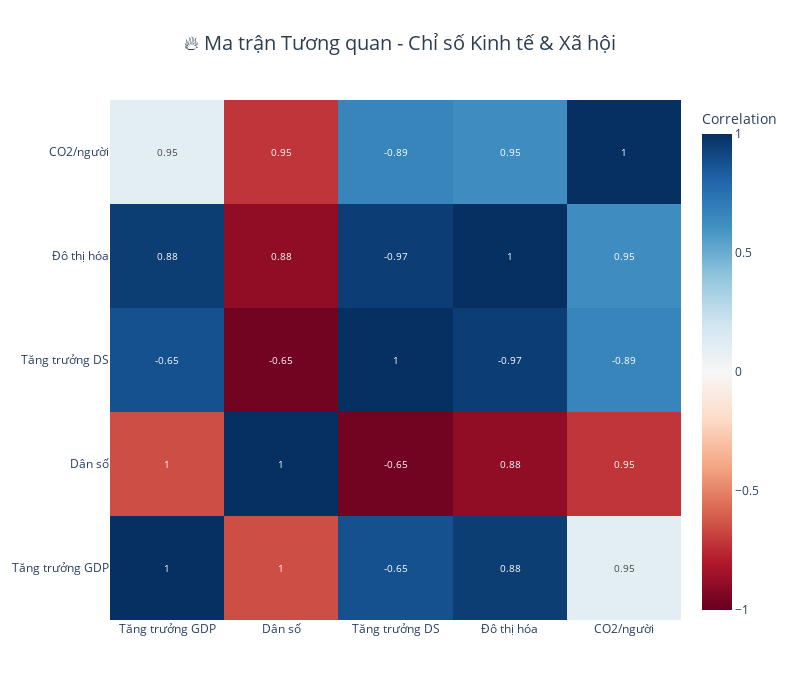

Notebook source saved alongside this figure:
### Markdown cell above
---

## 🔥 E. HEATMAP - Correlation Matrix

### 🌡️ E1. Correlation Heatmap - Key Economic & Social Indicators

### Code cell
# Create correlation matrix from multiple datasets
correlation_df = pd.DataFrame({'Year': range(1960, 2025)})

def find_col(df, keywords):
    """Find column by keywords"""
    for kw in keywords:
        for col in df.columns:
            if kw.lower() in col.lower():
                return col
    return None

# Add indicators from different datasets
if datasets['economic'] is not None:
    gdp_col = find_col(datasets['economic'], ['gdp', 'billion', 'usd'])
    gdp_growth_col = find_col(datasets['economic'], ['gdp', 'growth', 'rate', 'pct'])
    if gdp_col and gdp_growth_col:
        gdp_data = datasets['economic'][['Year', gdp_col, gdp_growth_col]].dropna()
        gdp_data = gdp_data.rename(columns={gdp_col: 'GDP_Billion_USD', gdp_growth_col: 'GDP_Growth_Rate_Pct'})
        correlation_df = correlation_df.merge(gdp_data, on='Year', how='left')

if datasets['population'] is not None:
    total_pop_col = find_col(datasets['population'], ['total', 'population', 'millions'])
    pop_growth_col = find_col(datasets['population'], ['population', 'growth', 'rate', 'pct'])
    if total_pop_col and pop_growth_col:
        pop_data = datasets['population'][['Year', total_pop_col, pop_growth_col]].dropna()
        pop_data = pop_data.rename(columns={total_pop_col: 'Total_Population_Millions', pop_growth_col: 'Population_Growth_Rate_Pct'})
        correlation_df = correlation_df.merge(pop_data, on='Year', how='left')

if datasets['urbanization'] is not None:
    urban_col = find_col(datasets['urbanization'], ['urban', 'population', 'pct', '%'])
    if urban_col:
        urban_data = datasets['urbanization'][['Year', urban_col]].dropna()
        urban_data = urban_data.rename(columns={urban_col: 'Urban_Population_Pct'})
        correlation_df = correlation_df.merge(urban_data, on='Year', how='left')

if datasets['health'] is not None:
    life_exp_col = find_col(datasets['health'], ['life', 'expectancy'])
    hdi_col = find_col(datasets['health'], ['hdi'])
    if life_exp_col and hdi_col:
        health_data = datasets['health'][['Year', life_exp_col, hdi_col]].dropna()
        health_data = health_data.rename(columns={life_exp_col: 'Life_Expectancy_Years'})
        correlation_df = correlation_df.merge(health_data, on='Year', how='left')

if datasets['environment'] is not None:
    co2_col = find_col(datasets['environment'], ['co2', 'emissions', 'tons', 'per', 'capita'])
    if co2_col:
        env_data = datasets['environment'][['Year', co2_col]].dropna()
        env_data = env_data.rename(columns={co2_col: 'CO2_Emissions_Tons_Per_Capita'})
        correlation_df = correlation_df.merge(env_data, on='Year', how='left')

# Drop Year column and calculate correlation
corr_matrix = correlation_df.drop('Year', axis=1).corr()

# Rename columns to Vietnamese
rename_dict = {
    'GDP_Billion_USD': 'GDP',
    'GDP_Growth_Rate_Pct': 'Tăng trưởng GDP',
    'Total_Population_Millions': 'Dân số',
    'Population_Growth_Rate_Pct': 'Tăng trưởng DS',
    'Urban_Population_Pct': 'Đô thị hóa',
    'Life_Expectancy_Years': 'Tuổi thọ',
    'HDI': 'HDI',
    'CO2_Emissions_Tons_Per_Capita': 'CO2/người'
}

corr_matrix = corr_matrix.rename(columns=rename_dict, index=rename_dict)

# Create heatmap
fig = go.Figure(data=go.Heatmap(
    z=corr_matrix.values,
    x=corr_matrix.columns,
    y=corr_matrix.columns,
    colorscale='RdBu',
    zmid=0,
    text=np.round(corr_matrix.values, 2),
    texttemplate='%{text}',
    textfont={"size": 10},
    colorbar=dict(title="Correlation")
))

fig.update_layout(
    title={
        'text': "🔥 Ma trận Tương quan - Chỉ số Kinh tế & Xã hội",
        'x': 0.5,
        'xanchor': 'center',
        'font': {'size': 20, 'color': '#2c3e50'}
    },
    xaxis={'side': 'bottom'},
    width=800,
    height=700,
    template='plotly_white'
)

fig.show()

# Print strongest correlations
print("📊 Strongest Correlations:")
corr_pairs = []
for i in range(len(corr_matrix.columns)):
    for j in range(i+1, len(corr_matrix.columns)):
        corr_pairs.append({
            'pair': f"{corr_matrix.columns[i]} ↔ {corr_matrix.columns[j]}",
            'correlation': corr_matrix.iloc[i, j]
        })

corr_pairs_df = pd.DataFrame(corr_pairs).sort_values('correlation', key=abs, ascending=False)
for idx, row in corr_pairs_df.head(5).iterrows():
    print(f"   • {row['pair']}: {row['correlation']:.3f}")

### Figure 1 — Plotly figure (JSON) as saved in the notebook; plotly's stock layout.template omitted (floating-point values rounded to 4 significant figures)
{"data": [{"colorbar": {"title": {"text": "Correlation"}}, "colorscale": [[0, "rgb(103,0,31)"], [0.1, "rgb(178,24,43)"], [0.2, "rgb(214,96,77)"], [0.3, "rgb(244,165,130)"], [0.4, "rgb(253,219,199)"], [0.5, "rgb(247,247,247)"], [0.6, "rgb(209,229,240)"], [0.7, "rgb(146,197,222)"], [0.8, "rgb(67,147,195)"], [0.9, "rgb(33,102,172)"], [1, "rgb(5,48,97)"]], "text": [[1.0, 1.0, -0.65, 0.88, 0.95, 0.1], [1.0, 1.0, -0.65, 0.88, 0.95, 0.1], [-0.65, -0.65, 1.0, -0.97, -0.89, -0.72], [0.88, 0.88, -0.97, 1.0, 0.95, 0.66], [0.95, 0.95, -0.89, 0.95, 1.0, 0.63], [0.1, 0.1, -0.72, 0.66, 0.63, 1.0]], "textfont": {"size": 10}, "texttemplate": "%{text}", "type": "heatmap", "x": ["Tăng trưởng GDP", "Tăng trưởng GDP", "Dân số", "Tăng trưởng DS", "Đô thị hóa", "CO2/người"], "y": ["Tăng trưởng GDP", "Tăng trưởng GDP", "Dân số", "Tăng trưởng DS", "Đô thị hóa", "CO2/người"], "z": [[1.0, 1.0, -0.6502, 0.8784, 0.9528, 0.1043], [1.0, 1.0, -0.6502, 0.8784, 0.9528, 0.1043], [-0.6502, -0.6502, 1.0, -0.9682, -0.8889, -0.7201], [0.8784, 0.8784, -0.9682, 1.0, 0.9477, 0.6636], [0.9528, 0.9528, -0.8889, 0.9477, 1.0, 0.6256], [0.1043, 0.1043, -0.7201, 0.6636, 0.6256, 1.0]], "zmid": 0}], "layout": {"height": 700, "title": {"font": {"color": "#2c3e50", "size": 20}, "text": "🔥 Ma trận Tương quan - Chỉ số Kinh tế & Xã hội", "x": 0.5, "xanchor": "center"}, "width": 800, "xaxis": {"side": "bottom"}}}
